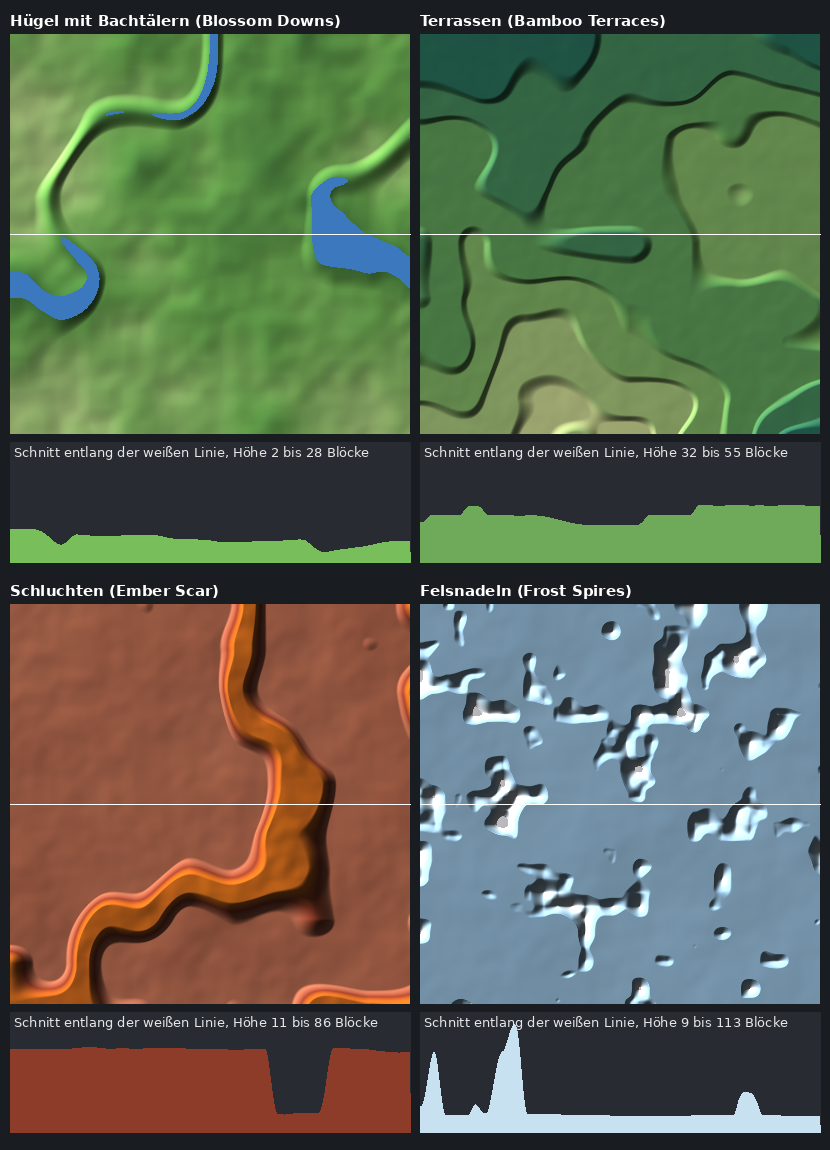

Recreate this plot in Python.
# Sketch of four landform formulas of Wanderlore as shaded relief.
# A discussion aid in Python, not game code. Usage: python3 skizze.py [out.png]
import sys
import numpy as np
from PIL import Image, ImageDraw, ImageFont
S=800; P=400                      # each panel: S x S nodes, P px
def vnoise(x,y,scale,seed):
    r=np.random.default_rng(seed); g=r.random((128,128))
    xs=x/scale; ys=y/scale; x0=np.floor(xs).astype(int); y0=np.floor(ys).astype(int)
    fx=xs-x0; fy=ys-y0; fx=fx*fx*(3-2*fx); fy=fy*fy*(3-2*fy)
    a=g[x0%128,y0%128]; b=g[(x0+1)%128,y0%128]; c=g[x0%128,(y0+1)%128]; d=g[(x0+1)%128,(y0+1)%128]
    return (a*(1-fx)+b*fx)*(1-fy)+(c*(1-fx)+d*fx)*fy
def fbm(x,y,scale,seed,oct=4):
    v=0;amp=1;tot=0
    for o in range(oct):
        v+=amp*vnoise(x,y,scale/(2**o),seed+7*o); tot+=amp; amp*=0.5
    return v/tot*2-1
def smooth(t): t=np.clip(t,0,1); return t*t*(3-2*t)
xs=np.linspace(0,S,P); x,z=np.meshgrid(xs,xs)
def hills():      # gentle hills with stream valleys
    h=24+22*fbm(x,z,260,1)
    v=np.abs(fbm(x,z,330,5,2)); return h-14*(1-smooth(v/0.12)), 6
def terraces():   # stepped terraces with basins
    b=55+48*fbm(x,z,420,11,3); step=11
    q=np.floor(b/step); f=b/step-q
    return step*(q+smooth((f-0.82)/0.18))+0.6*fbm(x,z,40,13,2), 2
def canyons():    # plateau cut by canyons
    plateau=84+8*fbm(x,z,200,21)
    r=1-np.abs(fbm(x,z,360,25,3)); cut=smooth((r-0.80)/0.12)
    return plateau-72*cut+4*cut*fbm(x,z,50,27,2), 6
def spires():     # flat ground with needles
    base=10+4*fbm(x,z,220,31)
    p=fbm(x,z,55,35,2); return base+118*np.clip((p-0.30)/0.5,0,1)**1.5, 2
panels=[("Hügel mit Bachtälern (Blossom Downs)",hills,[(60,120,60),(120,190,90),(190,220,140)]),
        ("Terrassen (Bamboo Terraces)",terraces,[(40,110,90),(110,170,90),(210,220,150)]),
        ("Schluchten (Ember Scar)",canyons,[(230,120,30),(140,60,40),(200,120,90)]),
        ("Felsnadeln (Frost Spires)",spires,[(150,190,220),(200,225,240),(250,250,255)])]
try: f=ImageFont.truetype('/usr/share/fonts/truetype/dejavu/DejaVuSans-Bold.ttf',15); fs=ImageFont.truetype('/usr/share/fonts/truetype/dejavu/DejaVuSans.ttf',13)
except Exception: f=fs=ImageFont.load_default()
out=Image.new('RGB',(2*P+30,2*(P+170)+10),(25,28,32)); d=ImageDraw.Draw(out)
for i,(name,fn,cols) in enumerate(panels):
    h,water=fn(); lo,hi=h.min(),h.max()
    t=(h-lo)/(hi-lo+1e-9); c=np.array(cols,float)
    rgb=np.where(t[...,None]<0.5,c[0]+(c[1]-c[0])*(t[...,None]*2),c[1]+(c[2]-c[1])*((t[...,None]-0.5)*2))
    gy,gx=np.gradient(h,S/P); sh=np.clip(0.75+0.5*(-gx-gy)/np.sqrt(1+gx*gx+gy*gy)*1.2,0.25,1.35)
    rgb=np.clip(rgb*sh[...,None],0,255)
    if name.startswith("Hügel") or name.startswith("Terr"): rgb[h<(0 if name.startswith('Terr') else water+4)]=(60,120,190)
    ox=10+(i%2)*(P+10); oy=10+(i//2)*(P+170)
    out.paste(Image.fromarray(rgb.astype(np.uint8)),(ox,oy+24))
    d.text((ox,oy+2),name,fill=(255,255,255),font=f)
    # cross section along the middle row
    row=h[P//2]; py=oy+24+P+8; H=120
    d.rectangle((ox,py,ox+P,py+H),fill=(40,44,50))
    sc=H/135.0
    pts=[(ox+k,py+H-(row[k]+8)*sc) for k in range(P)]
    d.polygon(pts+[(ox+P,py+H),(ox,py+H)],fill=tuple(cols[1]))
    d.line((ox,oy+24+P//2,ox+P,oy+24+P//2),fill=(255,255,255),width=1)
    d.text((ox+4,py+2),"Schnitt entlang der weißen Linie, Höhe %d bis %d Blöcke"%(row.min(),row.max()),fill=(230,230,230),font=fs)
out.save(sys.argv[1] if len(sys.argv) > 1 else 'skizze.png')
